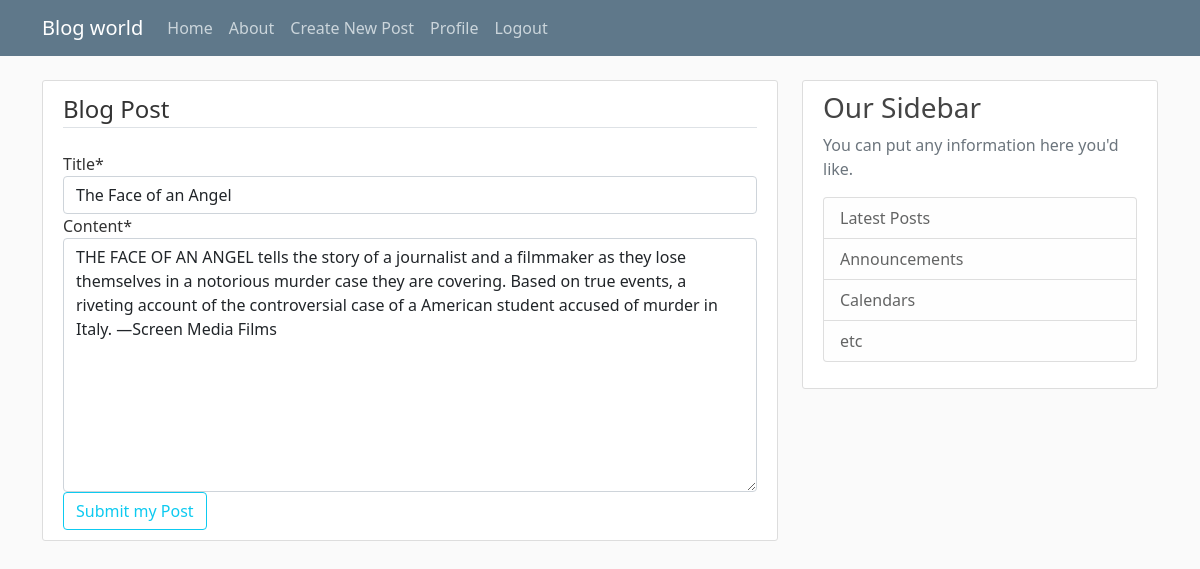
Page /blog/post/31/update (signed in) on the committed database.
### blog/models.py (models this page shows, shortened)
class post(models.Model):
    title=models.CharField(max_length=100)
    content=models.TextField()
    date_posted=models.DateTimeField(default=timezone.now)
    author=models.ForeignKey(User,on_delete=models.CASCADE)

### blog/views.py (the view, shortened to what this page needs)
# urls.py: path('post/<int:pk>/update', postupdateview.as_view(), name="post_update"),
class postupdateview(LoginRequiredMixin,UserPassesTestMixin,UpdateView):
    model=post
    fields = ['title','content']
    def test_func(self):
        post=self.get_object()
        if self.request.user == post.author:
            return True
        return False

### blog/templates/blog/post_form.html (shortened to what this page needs)
{% extends "blog/base.html"%}
{% load crispy_forms_tags %}
{%block content%}
        <div class="content-section">
            <form method="post" >
                    <fieldset class="form-group">
                        <legend class="border-bottom mb-4">Blog Post
                        </legend>
                            {{form|crispy}}
                    </fieldset>
                <div class="form-group">
                    <button class="btn btn-outline-info" type="submit">Submit my Post</button>
                </div>
            </form>
        </div>
{% endblock content %}

### blog/static/blog/main.css (style rules this page uses)
body { background: #fafafa; color: #333333; margin-top: 5rem; }
.content-section { background: #ffffff; padding: 10px 20px; border: 1px solid #dddddd; border-radius: 3px; margin-bottom: 20px; }

### rows in the picture
post: title "The Face of an Angel", content "THE FACE OF AN ANGEL tells the story of a journalist and a filmmaker as they lose themselves in a notorious murder case they are covering. Based on true events, a riveting account of the controversial case of a American student accused of murder in Italy. —Screen Media Films"
